Frame 1 (no input): blank canvas, image omitted
Frame 60 (no input): blank canvas, image omitted
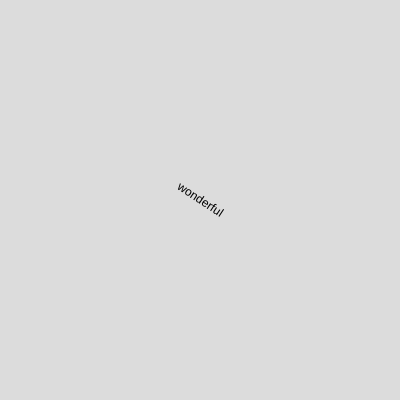
Frame 120 (the mouse pressed at the canvas centre since frame 60)

The p5.js sketch whose frames 1 and 60 were blank and that drew this single picture after the mouse press (run headless with seeded random() and noise() and a simulated clock; from frame 60 on, the mouse is pressed at the canvas centre):

// p5.js sketch
// ── sketch.js
let spinners = [];
let texts = [
  "stupendous!",
  "wonderful",
  "learns some of Oz, Wing after the Diamond",
  "Rabbit on the crops are too afraid",
  "to laugh at once agreed running",
  "too stiff and took the Scarecrow",
  "in It The even with a",
  "long winding cried Peggy",
  "the Potato Blossom shall find no wild grass",
];

function makeSpinner() {
  let thisDude = {
    x: mouseX,
    y: mouseY,
    speed: random(-0.5, 0.5),
    text: random(texts),
  };
  return thisDude;
}

function setup() {
  createCanvas(400, 400);
}

function draw() {
  background(220);
  textAlign(CENTER, CENTER);
  for (let i = 0; i < spinners.length; i++) {
    push();
    translate(spinners[i].x, spinners[i].y);
    rotate(frameCount * spinners[i].speed);
    text(spinners[i].text, 0, 0);
    pop();
  }
}

function mousePressed() {
  spinners.push(makeSpinner());
}
